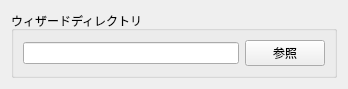
<?xml version="1.0" encoding="UTF-8"?>
<ui version="4.0">
 <class>BrowseTextboxSettingDialogUiRoot</class>
 <widget class="QWidget" name="BrowseTextboxSettingDialogUiRoot">
  <property name="geometry">
   <rect>
    <x>0</x>
    <y>0</y>
    <width>348</width>
    <height>86</height>
   </rect>
  </property>
  <property name="windowTitle">
   <string>Form</string>
  </property>
  <layout class="QHBoxLayout" name="horizontalLayout">
   <item>
    <widget class="QGroupBox" name="groupBox">
     <property name="title">
      <string>ウィザードディレクトリ</string>
     </property>
     <layout class="QHBoxLayout" name="horizontalLayout_2">
      <item>
       <widget class="QLineEdit" name="lineEdit"/>
      </item>
      <item>
       <widget class="QPushButton" name="pushButton">
        <property name="text">
         <string>参照</string>
        </property>
       </widget>
      </item>
     </layout>
    </widget>
   </item>
  </layout>
 </widget>
 <resources/>
 <connections/>
</ui>
